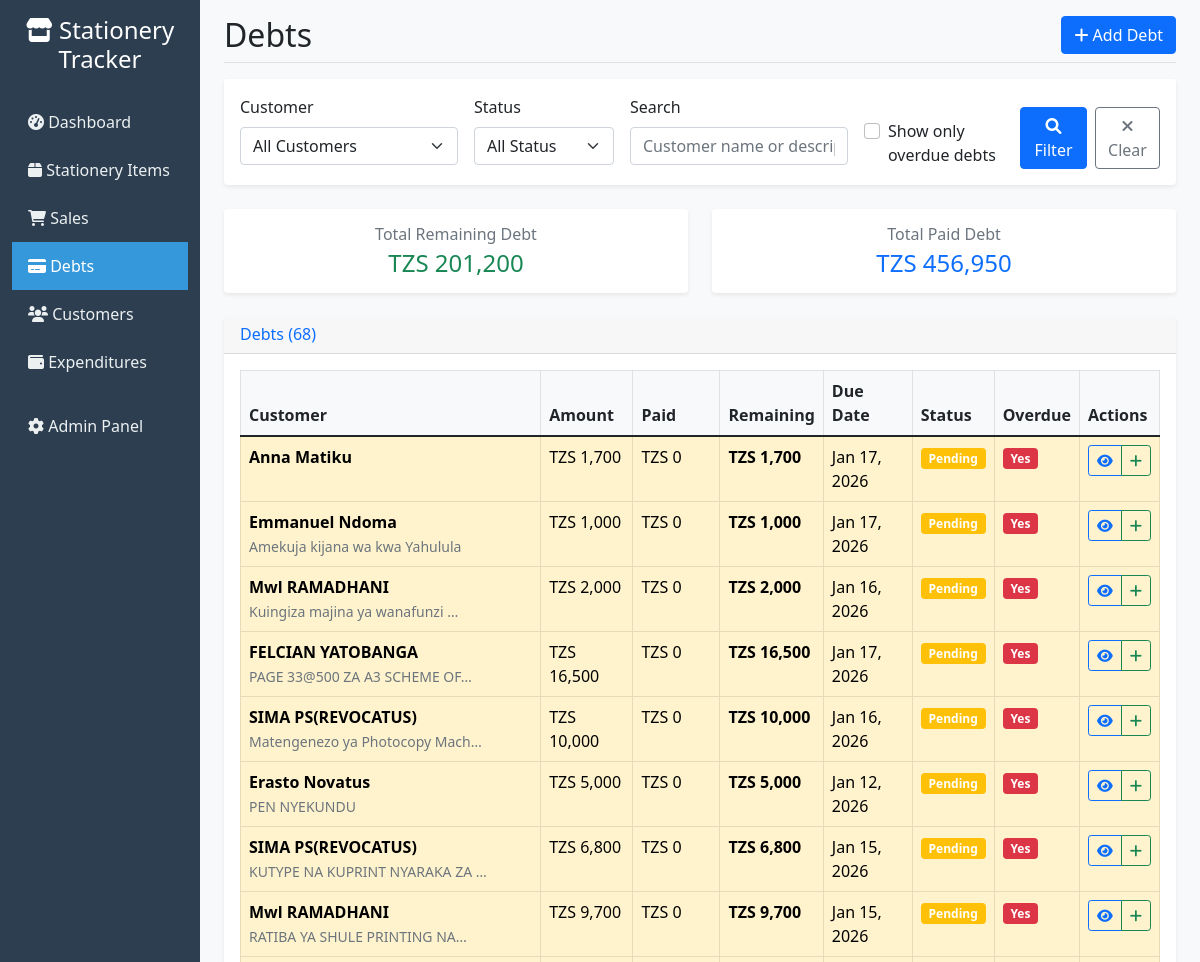
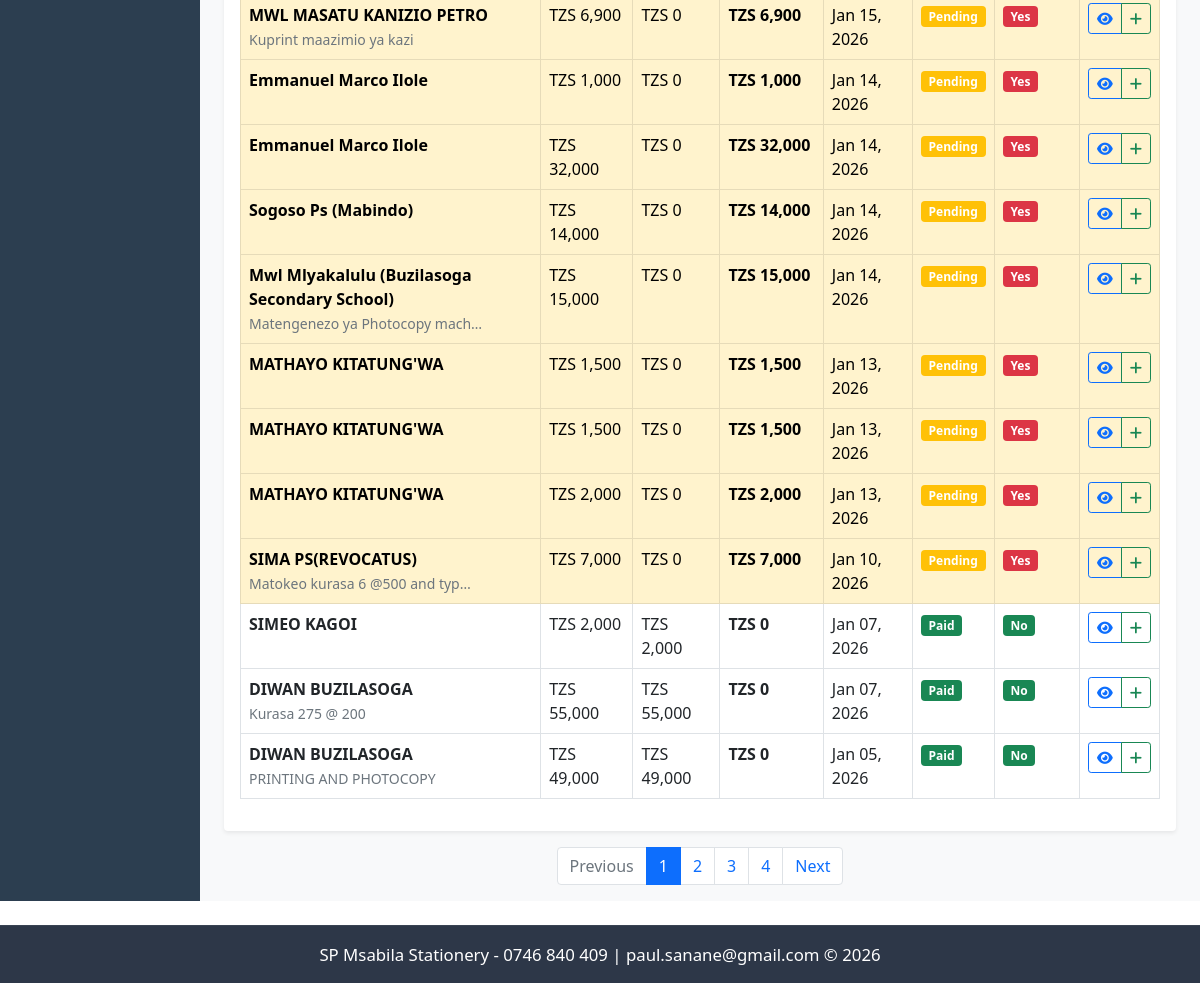
Page /debts/ on the committed database (2 pictures, top to bottom).
### tracker/models.py (models this page shows, shortened)
class Debt(models.Model):
    STATUS_CHOICES = [
        ('pending', 'Pending'),
        ('partial', 'Partially Paid'),
        ('paid', 'Paid'),
        ('overdue', 'Overdue'),
    ]
    customer = models.ForeignKey(Customer, on_delete=models.CASCADE, related_name='debts')
    sale = models.ForeignKey(Sale, on_delete=models.CASCADE, related_name='debts', null=True, blank=True)
    item = models.ForeignKey(StationeryItem, on_delete=models.PROTECT, related_name='debts')
    quantity = models.PositiveIntegerField(default=1)
    amount = models.DecimalField(max_digits=10, decimal_places=2, validators=[MinValueValidator(Decimal('0.01'))])
    paid_amount = models.DecimalField(max_digits=10, decimal_places=2, default=0)
    due_date = models.DateField()
    status = models.CharField(max_length=20, choices=STATUS_CHOICES, default='pending')
    description = models.TextField(blank=True)
    created_at = models.DateTimeField(auto_now_add=True)
    updated_at = models.DateTimeField(auto_now=True)
    class Meta:
        ordering = ['-created_at']
    @property
    def remaining_amount(self):
        return self.amount - self.paid_amount
    @property
    def is_overdue(self):
        from django.utils import timezone
        return self.due_date < timezone.now().date() and self.status != 'paid'

class Customer(models.Model):
    name = models.CharField(max_length=200)
    email = models.EmailField(blank=True)
    phone = models.CharField(max_length=20, blank=True)
    address = models.TextField(blank=True)
    created_at = models.DateTimeField(auto_now_add=True)
    is_active = models.BooleanField(default=True)
    class Meta:
        ordering = ['name']

### tracker/views.py (the view, shortened to what this page needs)
# urls.py: path('debts/', views.debts_list, name='debts_list'),
def debts_list(request):
    debts = Debt.objects.select_related('customer').order_by('-created_at')
    status = request.GET.get('status')
    customer_id = request.GET.get('customer')
    if customer_id:
        debts = debts.filter(customer_id=customer_id)
    overdue_only = request.GET.get('overdue')
    if overdue_only:
        debts = debts.filter(due_date__lt=timezone.now().date(), status__in=['pending', 'partial'])
    search_query = request.GET.get('search')
    customers = Customer.objects.filter(is_active=True).order_by('name')
    totals = debts.aggregate(
        total_amount=Sum('amount'),
        total_paid=Sum('paid_amount')
    )
    total_amount = totals['total_amount'] or Decimal('0')
    total_paid = totals['total_paid'] or Decimal('0')
    total_remaining = total_amount - total_paid
    page = request.GET.get('page')
    paginator = Paginator(debts, 20)
    page_obj = paginator.get_page(page)
    context = {
        'debts': page_obj,
        'customers': customers,
        'selected_status': status,
        'selected_customer': customer_id,
        'overdue_only': overdue_only,
        'search_query': search_query,
        'total_paid': total_paid,
        'total_remaining': total_remaining,
        'paginator': paginator,
        'page_obj': page_obj,
    }
    return render(request, 'tracker/debts_list.html', context)

### tracker/templatetags/querystring.py (called while the page is built)
@register.simple_tag(takes_context=True)
def url_replace(context, field, value):
    request = context.get('request')
    if not request:
        return ''
    params = request.GET.copy()
    if value in (None, '', 'None'):
        params.pop(field, None)
    else:
        params[field] = value
    return params.urlencode()

### templates/tracker/debts_list.html (shortened to what this page needs)
{% extends 'base.html' %}
{% load humanize querystring %}
{% block page_title %}Debts{% endblock %}
{% block page_actions %}
<div class="btn-group" role="group">
    <a href="{% url 'create_debt' %}" class="btn btn-primary">
        <i class="fas fa-plus"></i> Add Debt
    </a>
</div>
{% endblock %}
{% block content %}
<div class="card mb-4">
    <div class="card-body">
        <form method="get" class="row g-3">
            <div class="col-md-3">
                <label for="customer" class="form-label">Customer</label>
                <select class="form-select" id="customer" name="customer">
                    <option value="">All Customers</option>
                </select>
            </div>
            <div class="col-md-2">
                <label for="status" class="form-label">Status</label>
                <select class="form-select" id="status" name="status">
                    <option value="">All Status</option>
                </select>
            </div>
            <div class="col-md-3">
                <label for="search" class="form-label">Search</label>
                <input type="text" class="form-control" id="search" name="search" placeholder="{% if selected_customer %}Description{% else %}Customer name or description{% endif %}" value="{{ search_query|default:'' }}">
            </div>
            <div class="col-md-2">
                <div class="form-check mt-4">
                    <input class="form-check-input" type="checkbox" id="overdue" name="overdue"
                           {% if overdue_only %}checked{% endif %}>
                    <label class="form-check-label" for="overdue">
                        Show only overdue debts
                    </label>
                </div>
            </div>
            <div class="col-md-2 d-flex align-items-end">
                <button type="submit" class="btn btn-primary me-2">
                    <i class="fas fa-search"></i> Filter
                </button>
                <a href="{% url 'debts_list' %}" class="btn btn-outline-secondary">
                    <i class="fas fa-times"></i> Clear
                </a>
            </div>
        </form>
    </div>
</div>
<div class="row mb-4">
    <div class="col-md-6">
        <div class="card border-success">
            <div class="card-body text-center">
                <h6 class="text-muted mb-1">Total Remaining Debt</h6>
                <h4 class="text-success mb-0">TZS {{ total_remaining|floatformat:0|intcomma }}</h4>
            </div>
        </div>
    </div>
    <div class="col-md-6">
        <div class="card border-primary">
            <div class="card-body text-center">
                <h6 class="text-muted mb-1">Total Paid Debt</h6>
                <h4 class="text-primary mb-0">TZS {{ total_paid|floatformat:0|intcomma }}</h4>
            </div>
        </div>
    </div>
</div>
<div class="card">
    <div class="card-header">
        <h6 class="m-0 font-weight-bold text-primary">Debts ({{ debts.paginator.count }})</h6>
    </div>
    <div class="card-body">
        {% if debts %}
            <div class="table-responsive">
                <table class="table table-bordered table-hover">
                    <thead>
                        <tr>
                            <th>Customer</th>
                            <th>Amount</th>
                            <th>Paid</th>
                            <th>Remaining</th>
                            <th>Due Date</th>
                            <th>Status</th>
                            <th>Overdue</th>
                            <th>Actions</th>
                        </tr>
                    </thead>
                    <tbody>
                        {% for debt in debts %}
                        <tr class="{% if debt.is_overdue %}table-warning{% endif %}">
                            <td>
                                <strong>{{ debt.customer.name }}</strong>
                                {% if debt.description %}
                                    <br><small class="text-muted">{{ debt.description|truncatechars:30 }}</small>
                                {% endif %}
                            </td>
                            <td>TZS {{ debt.amount|floatformat:0 |intcomma }}</td>
                            <td>TZS {{ debt.paid_amount|floatformat:0 |intcomma}}</td>
                            <td><strong>TZS {{ debt.remaining_amount|floatformat:0 |intcomma}}</strong></td>
                            <td>{{ debt.due_date|date:"M d, Y" }}</td>
                            <td>
                                {% if debt.status == 'pending' %}
                                    <span class="badge bg-warning">Pending</span>
                                {% elif debt.status == 'partial' %}
                                    <span class="badge bg-info">Partial</span>
                                {% elif debt.status == 'paid' %}
                                    <span class="badge bg-success">Paid</span>
                                {% elif debt.status == 'overdue' %}
                                    <span class="badge bg-danger">Overdue</span>
                                {% endif %}
                            </td>
                            <td>
                                {% if debt.is_overdue %}
                                    <span class="badge bg-danger">Yes</span>
                                {% else %}
                                    <span class="badge bg-success">No</span>
                                {% endif %}
                            </td>
                            <td>
                                <div class="btn-group btn-group-sm" role="group">
                                    <a href="{% url 'debt_detail' debt.pk %}" class="btn btn-outline-primary">
                                        <i class="fas fa-eye"></i>
                                    </a>
                                    <a href="{% url 'add_payment' debt.pk %}" class="btn btn-outline-success">
                                        <i class="fas fa-plus"></i>
                                    </a>
                                </div>
                            </td>
                        </tr>
                        {% endfor %}
                    </tbody>
                </table>
            </div>
        {% endif %}
    </div>
</div>
{% if page_obj.has_other_pages %}
<nav aria-label="Debts pagination" class="mt-3">
    <ul class="pagination justify-content-center">
        {% if page_obj.has_previous %}
            <li class="page-item"><a class="page-link" href="?{% url_replace 'page' page_obj.previous_page_number %}">Previous</a></li>
        {% else %}
            <li class="page-item disabled"><span class="page-link">Previous</span></li>
        {% endif %}
        {% for num in page_obj.paginator.page_range %}
            {% if num == page_obj.number %}
                <li class="page-item active"><span class="page-link">{{ num }}</span></li>
            {% else %}
                <li class="page-item"><a class="page-link" href="?{% url_replace 'page' num %}">{{ num }}</a></li>
            {% endif %}
        {% endfor %}
        {% if page_obj.has_next %}
            <li class="page-item"><a class="page-link" href="?{% url_replace 'page' page_obj.next_page_number %}">Next</a></li>
        {% else %}
            <li class="page-item disabled"><span class="page-link">Next</span></li>
        {% endif %}
    </ul>
</nav>
{% endif %}
{% endblock %}

### static/custom.css (style rules this page uses)
.badge { font-size: 0.75em; }

### templates/base.html (style rules this page uses)
.card { border: none; box-shadow: 0 0.125rem 0.25rem rgba(0, 0, 0, 0.075); }
.table th { background-color: #f8f9fa; border-top: none; }
.badge { font-size: 0.75em; }

### rows in the picture
Debt: customer.name "Anna Matiku", amount "1,700", paid_amount "0", remaining_amount "1,700", due_date "Jan 17, 2026", status "Pending"
Debt: customer.name "Emmanuel Ndoma", description "Amekuja kijana wa kwa Yahulula", amount "1,000", paid_amount "0", remaining_amount "1,000", due_date "Jan 17, 2026", status "Pending"
Debt: customer.name "Mwl RAMADHANI", description "Kuingiza majina ya wanafunzi …", amount "2,000", paid_amount "0", remaining_amount "2,000", due_date "Jan 16, 2026", status "Pending"
Debt: customer.name "FELCIAN YATOBANGA", description "PAGE 33@500 ZA A3 SCHEME OF…", amount "16,500", paid_amount "0", remaining_amount "16,500", due_date "Jan 17, 2026", status "Pending"
Debt: customer.name "SIMA PS(REVOCATUS)", description "Matengenezo ya Photocopy Mach…", amount "10,000", paid_amount "0", remaining_amount "10,000", due_date "Jan 16, 2026", status "Pending"
Debt: customer.name "Erasto Novatus", description "PEN NYEKUNDU", amount "5,000", paid_amount "0", remaining_amount "5,000", due_date "Jan 12, 2026", status "Pending"
Debt: customer.name "SIMA PS(REVOCATUS)", description "KUTYPE NA KUPRINT NYARAKA ZA …", amount "6,800", paid_amount "0", remaining_amount "6,800", due_date "Jan 15, 2026", status "Pending"
Debt: customer.name "Mwl RAMADHANI", description "RATIBA YA SHULE PRINTING NA…", amount "9,700", paid_amount "0", remaining_amount "9,700", due_date "Jan 15, 2026", status "Pending"
Debt: customer.name "MWL MASATU KANIZIO PETRO", description "Kuprint maazimio ya kazi", amount "6,900", paid_amount "0", remaining_amount "6,900", due_date "Jan 15, 2026", status "Pending"
Debt: customer.name "Emmanuel Marco Ilole", amount "1,000", paid_amount "0", remaining_amount "1,000", due_date "Jan 14, 2026", status "Pending"
Debt: customer.name "Emmanuel Marco Ilole", amount "32,000", paid_amount "0", remaining_amount "32,000", due_date "Jan 14, 2026", status "Pending"
Debt: customer.name "Sogoso Ps (Mabindo)", amount "14,000", paid_amount "0", remaining_amount "14,000", due_date "Jan 14, 2026", status "Pending"
Debt: customer.name "Mwl Mlyakalulu (Buzilasoga Secondary School)", description "Matengenezo ya Photocopy mach…", amount "15,000", paid_amount "0", remaining_amount "15,000", due_date "Jan 14, 2026", status "Pending"
Debt: customer.name "MATHAYO KITATUNG'WA", amount "1,500", paid_amount "0", remaining_amount "1,500", due_date "Jan 13, 2026", status "Pending"
Debt: customer.name "MATHAYO KITATUNG'WA", amount "1,500", paid_amount "0", remaining_amount "1,500", due_date "Jan 13, 2026", status "Pending"
Debt: customer.name "MATHAYO KITATUNG'WA", amount "2,000", paid_amount "0", remaining_amount "2,000", due_date "Jan 13, 2026", status "Pending"
Debt: customer.name "SIMA PS(REVOCATUS)", description "Matokeo kurasa 6 @500 and typ…", amount "7,000", paid_amount "0", remaining_amount "7,000", due_date "Jan 10, 2026", status "Pending"
Debt: customer.name "SIMEO KAGOI", amount "2,000", paid_amount "2,000", remaining_amount "0", due_date "Jan 07, 2026", status "Paid"
Debt: customer.name "DIWAN BUZILASOGA", description "Kurasa 275 @ 200", amount "55,000", paid_amount "55,000", remaining_amount "0", due_date "Jan 07, 2026", status "Paid"
Debt: customer.name "DIWAN BUZILASOGA", description "PRINTING AND PHOTOCOPY", amount "49,000", paid_amount "49,000", remaining_amount "0", due_date "Jan 05, 2026", status "Paid"

### other values in the picture
{{ total_remaining|floatformat:0|intcomma }} "201,200"
{{ total_paid|floatformat:0|intcomma }} "456,950"
{{ debts.paginator.count }} "68"
{{ num }} "1"
{{ num }} "2" "3" "4"
